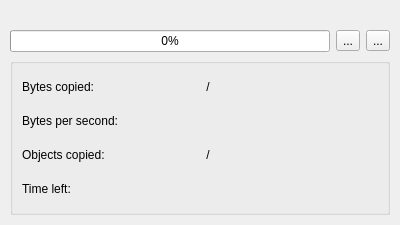
<?xml version="1.0" encoding="UTF-8"?>
<ui version="4.0">
 <class>FileCopyWidget</class>
 <widget class="QWidget" name="FileCopyWidget">
  <property name="geometry">
   <rect>
    <x>0</x>
    <y>0</y>
    <width>400</width>
    <height>225</height>
   </rect>
  </property>
  <property name="windowTitle">
   <string>Form</string>
  </property>
  <layout class="QVBoxLayout" name="verticalLayout_2">
   <property name="margin">
    <number>10</number>
   </property>
   <item>
    <layout class="QHBoxLayout" name="horizontalLayout_2">
     <item>
      <layout class="QVBoxLayout" name="verticalLayout">
       <item>
        <widget class="QLabel" name="nameLabel">
         <property name="text">
          <string>&lt;name here&gt;</string>
         </property>
        </widget>
       </item>
       <item>
        <layout class="QHBoxLayout" name="horizontalLayout">
         <item>
          <widget class="QProgressBar" name="progressBar">
           <property name="value">
            <number>0</number>
           </property>
           <property name="invertedAppearance">
            <bool>false</bool>
           </property>
          </widget>
         </item>
         <item>
          <widget class="QToolButton" name="detailsButton">
           <property name="text">
            <string>...</string>
           </property>
           <property name="icon">
            <iconset resource="../coreplugin/resources.qrc">
             <normaloff>:/images/icons/FCProgressReveal.png</normaloff>:/images/icons/FCProgressReveal.png</iconset>
           </property>
           <property name="checkable">
            <bool>true</bool>
           </property>
           <property name="checked">
            <bool>false</bool>
           </property>
           <property name="autoExclusive">
            <bool>false</bool>
           </property>
           <property name="popupMode">
            <enum>QToolButton::DelayedPopup</enum>
           </property>
           <property name="toolButtonStyle">
            <enum>Qt::ToolButtonFollowStyle</enum>
           </property>
           <property name="autoRaise">
            <bool>false</bool>
           </property>
           <property name="arrowType">
            <enum>Qt::NoArrow</enum>
           </property>
          </widget>
         </item>
         <item>
          <widget class="QToolButton" name="cancelButton">
           <property name="text">
            <string>...</string>
           </property>
           <property name="icon">
            <iconset resource="../coreplugin/resources.qrc">
             <normaloff>:/images/icons/FCProgressStop.png</normaloff>:/images/icons/FCProgressStop.png</iconset>
           </property>
          </widget>
         </item>
        </layout>
       </item>
      </layout>
     </item>
    </layout>
   </item>
   <item>
    <widget class="QGroupBox" name="groupBox">
     <property name="enabled">
      <bool>true</bool>
     </property>
     <property name="sizePolicy">
      <sizepolicy hsizetype="Preferred" vsizetype="Expanding">
       <horstretch>0</horstretch>
       <verstretch>0</verstretch>
      </sizepolicy>
     </property>
     <property name="title">
      <string/>
     </property>
     <layout class="QGridLayout" name="gridLayout">
      <item row="0" column="0">
       <widget class="QLabel" name="label_2">
        <property name="layoutDirection">
         <enum>Qt::RightToLeft</enum>
        </property>
        <property name="text">
         <string>Bytes copied:</string>
        </property>
       </widget>
      </item>
      <item row="0" column="1">
       <widget class="QLabel" name="sizeLabel">
        <property name="text">
         <string>&lt;copied&gt; / &lt;total&gt;</string>
        </property>
       </widget>
      </item>
      <item row="1" column="0">
       <widget class="QLabel" name="label_4">
        <property name="layoutDirection">
         <enum>Qt::RightToLeft</enum>
        </property>
        <property name="text">
         <string>Bytes per second:</string>
        </property>
       </widget>
      </item>
      <item row="1" column="1">
       <widget class="QLabel" name="speedLabel">
        <property name="text">
         <string>&lt;speed&gt;</string>
        </property>
       </widget>
      </item>
      <item row="2" column="0">
       <widget class="QLabel" name="label_5">
        <property name="layoutDirection">
         <enum>Qt::RightToLeft</enum>
        </property>
        <property name="text">
         <string>Objects copied:</string>
        </property>
       </widget>
      </item>
      <item row="2" column="1">
       <widget class="QLabel" name="remaingObjectLabel">
        <property name="text">
         <string>&lt;copied&gt; / &lt;total&gt;</string>
        </property>
       </widget>
      </item>
      <item row="3" column="0">
       <widget class="QLabel" name="label_7">
        <property name="layoutDirection">
         <enum>Qt::RightToLeft</enum>
        </property>
        <property name="text">
         <string>Time left:</string>
        </property>
       </widget>
      </item>
      <item row="3" column="1">
       <widget class="QLabel" name="timeLeftLabel">
        <property name="text">
         <string>&lt;remains&gt;</string>
        </property>
       </widget>
      </item>
     </layout>
    </widget>
   </item>
  </layout>
 </widget>
 <resources>
  <include location="../coreplugin/resources.qrc"/>
 </resources>
 <connections>
  <connection>
   <sender>detailsButton</sender>
   <signal>clicked(bool)</signal>
   <receiver>groupBox</receiver>
   <slot>setVisible(bool)</slot>
   <hints>
    <hint type="sourcelabel">
     <x>338</x>
     <y>75</y>
    </hint>
    <hint type="destinationlabel">
     <x>199</x>
     <y>223</y>
    </hint>
   </hints>
  </connection>
 </connections>
</ui>
